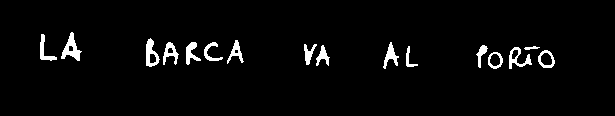
#> input picture outputs_touse/qt_predictions/Barca/binary.png, 615 x 116 px
$ python segment_word.py ../outputs_touse/qt_predictions/Barca/binary.png
#> lines starting #> are read from the running program, lines starting #| are printed output that depends on the picture; after the words box and inside, x2 and y2 are one past the last pixel; in counts of white or black regions, pixels touching at a corner belong together
#> in main, image is the input picture: shape (116, 615, 3); 3.3% white; 16 white regions, largest, box (x1, y1, x2, y2) and area: (61, 32, 82, 61) 261, (146, 38, 160, 67) 211, (509, 47, 532, 69) 195
"""Word segmentation into individual characters"""

import argparse
from pathlib import Path

import cv2
import numpy as np
from dataclasses import dataclass

PROJECT_ROOT = Path(__file__).resolve().parents[1]
DEFAULT_OUTPUT_DIR = PROJECT_ROOT / "outputs" / "segments"


# Character segment definition
@dataclass(frozen=True)
class CharacterSegment:
    box: tuple[int, int, int, int]  # coordinates
    uncertain: bool = False  # True if uncertain, False if not
    reason: str = ""  # Explain the meaning of segmentation


def _segment_center_y(segment):
    return (segment.box[1] + segment.box[3]) / 2


# Segments division in lines
# [113 lines left out: functions group_segments_into_lines, _group_line_segments_into_words, group_segments_into_text, not called in this run]


def group_segments_into_words(segments):

    return [word for line in group_segments_into_text(segments) for word in line]


def parse_arguments():
    parser = argparse.ArgumentParser(description="Handwritten word segmentation")
    parser.add_argument("image", type=Path)
    parser.add_argument("--output-dir", type=Path, default=DEFAULT_OUTPUT_DIR)

    return parser.parse_args()


# Dots and small marks management
def _merge_diacritics(components, minimum_area, minimum_height):
    main_components = []
    small_components = []
    minimum_small_area = max(3, round(minimum_area * 0.20))

    for component in components:
        if component["area"] >= minimum_area and component["height"] >= minimum_height:
            main_components.append(component)
        elif component["area"] >= minimum_small_area:
            small_components.append(component)

    for small in small_components:
        """
        For each small component, find the nearest main component to be merged.
        Checks:
        - Horizontal alignement
        - If above main component
        - If close enough to main component
        - If right dimensions
        """
        small_center_x = small["x"] + small["width"] / 2
        best_index = None
        best_distance = float("inf")

        for index, main in enumerate(main_components):
            horizontal_margin = max(3, round(main["width"] * 0.25))
            horizontal_match = (
                main["x"] - horizontal_margin
                <= small_center_x
                <= main["x"] + main["width"] + horizontal_margin
            )

            small_bottom = small["y"] + small["height"]
            vertical_gap = max(0, main["y"] - small_bottom)
            above_main_body = small["y"] < (main["y"] + main["height"] * 0.35)
            close_enough = vertical_gap <= max(
                5,
                round(main["height"] * 0.60),
            )
            plausible_size = small["width"] <= max(
                12,
                main["width"] * 1.25,
            )

            if not (
                horizontal_match and above_main_body and close_enough and plausible_size
            ):
                continue

            main_center_x = main["x"] + main["width"] / 2
            distance = abs(main_center_x - small_center_x) + vertical_gap

            if distance < best_distance:
                best_index = index
                best_distance = distance

        if best_index is None:
            continue

        # If a match is found, increase main component box dimensions
        # including the dot/mark
        main = main_components[best_index]
        left = min(main["x"], small["x"])
        top = min(main["y"], small["y"])
        right = max(
            main["x"] + main["width"],
            small["x"] + small["width"],
        )
        bottom = max(
            main["y"] + main["height"],
            small["y"] + small["height"],
        )

        main_components[best_index] = {
            "x": left,
            "y": top,
            "width": right - left,
            "height": bottom - top,
            "area": main["area"] + small["area"],
        }

    return main_components


# Character end finding
# [150 lines left out: functions _find_split_column, _split_wide_component, _pad_box, not called in this run]


# Line height estimation
def _estimate_text_line_height(binary):
    # Finds rows with ink in the binary image
    occupied_rows = np.flatnonzero(np.any(binary > 0, axis=1))

    if len(occupied_rows) == 0:
        return binary.shape[0]

    # If a big gap is detected, 2 lines
    maximum_internal_gap = max(3, round(binary.shape[0] * 0.03))
    spans = []
    start = int(occupied_rows[0])
    previous = start

    for row in occupied_rows[1:]:
        row = int(row)

        if row - previous > maximum_internal_gap:
            spans.append(previous - start + 1)
            start = row

        previous = row

    spans.append(previous - start + 1)

    maximum_span = max(spans)
    significant_spans = [span for span in spans if span >= maximum_span * 0.40]

    return max(1, round(float(np.median(significant_spans))))


# Main function
def segment_characters(image, choose_split=None):
    """Segment ink; an optional callback can reject proposed wide-letter cuts.

    The callback receives a padded whole CharacterSegment and padded parts,
    and returns True to accept the split. Without it, geometry decides alone.
    """
    # Image conversion to gray
    gray = cv2.cvtColor(image, cv2.COLOR_BGR2GRAY)

    # Light blur addition to remove noise
    blurred = cv2.GaussianBlur(
        gray,
        (3, 3),
        sigmaX=0,
    )
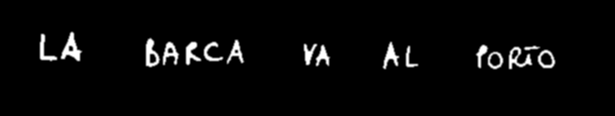
#> blurred: shape (116, 615); min 0, max 255, mean 8.4

    # Dark writing becomes white over a black background
    _, binary = cv2.threshold(blurred, 0, 255, cv2.THRESH_BINARY_INV + cv2.THRESH_OTSU)
#> binary: shape (116, 615); 96.7% white; 16 black regions, largest, box (x1, y1, x2, y2) and area: (61, 32, 82, 61) 266, (146, 38, 160, 67) 214, (509, 47, 532, 69) 201

    # Remove borders around images
    binary[:2, :] = 0
    binary[-2:, :] = 0
    binary[:, :2] = 0
    binary[:, -2:] = 0
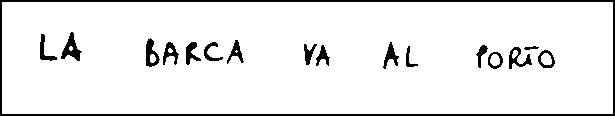
#> binary: shape (116, 615); 92.6% white; 17 black regions, largest, box (x1, y1, x2, y2) and area: (0, 0, 615, 116) 2908, (61, 32, 82, 61) 266, (146, 38, 160, 67) 214

    # Preserve narrow gaps between letters. A 3x3 closing can join distinct
    # characters in small images before connected-component detection.

    component_count, _, statistics, _ = cv2.connectedComponentsWithStats(
        binary,
        connectivity=8,
    )
#> component_count = 9; statistics = [[0, 0, 615, 116, 5276], [2, 2, 611, 112, 65740], [69, 46, 4, 5, 16], [168, 48, 5, 5, 19], [235, 50, 3, 3, 5], [512, 50, 6, 9, 37], [541, 53, 11, 12, 107], [150, 54, 6, 9, 45], [490, 54, 10, 12, 95]]

    # Minimum threshold estimation to filter noise
    image_height, image_width = binary.shape
#> image_height = 116; image_width = 615
    text_line_height = _estimate_text_line_height(binary)
#> in _estimate_text_line_height, `occupied_rows = np.flatnonzero(np.any(binary > 0, axis=1))`: occupied_rows = 112 values from 2 to 113
#> in _estimate_text_line_height, `start = int(occupied_rows[0])`: start = 2
#> the loop in _estimate_text_line_height, `for row in occupied_rows[1:]:` made 111 passes
#> after the loop in _estimate_text_line_height, `for row in occupied_rows[1:]:`: spans = []
#> in _estimate_text_line_height, `maximum_span = max(spans)`: maximum_span = 112
#> in _estimate_text_line_height, `significant_spans = [span for span in spans if span >= maximum_span * ..`: significant_spans = [112]
#> text_line_height = 112

    minimum_area = max(
        15,
        round(text_line_height * image_width * 0.0002),
    )
#> minimum_area = 15
    minimum_height = max(
        5,
        round(text_line_height * 0.20),
    )
#> minimum_height = 22

    components = []

    # Component zero is the background
    for component in range(1, component_count):
        x, y, width, height, area = statistics[component]

        if area < max(3, round(minimum_area * 0.20)):
            continue

        # Ignoring components that cover almost the entire image
        if width > image_width * 0.95 and height > image_height * 0.95:
            continue

        # Each component is stored as a dictionary
        components.append(
            {
                "x": int(x),
                "y": int(y),
                "width": int(width),
                "height": int(height),
                "area": int(area),
            }
        )
#> this loop made 8 passes
#> after the loop, components = 7 items

    components = _merge_diacritics(
        components,
        minimum_area,
        minimum_height,
    )
#> in _merge_diacritics, `minimum_small_area = max(3, round(minimum_area * 0.20))`: minimum_small_area = 3
#> the loop in _merge_diacritics, `for component in components:` made 7 passes
#> after the loop in _merge_diacritics, `for component in components:`: main_components = []; small_components = 7 items
#> the loop in _merge_diacritics, `for small in small_components:` made 7 passes
#> (small, small_center_x) on passes 1 to 7: ({'x': 69, 'y': 46, 'width': 4, 'height': 5, 'area': 16}, 71), ({'x': 168, 'y': 48, 'width': 5, 'height': 5, 'area': 19}, 170.5), ({'x': 235, 'y': 50, 'width': 3, 'height': 3, 'area': 5}, 236.5), ({'x': 512, 'y': 50, 'width': 6, 'height': 9, 'area': 37}, 515), ({'x': 541, 'y': 53, 'width': 11, 'height': 12, 'area': 107}, 546.5), ({'x': 150, 'y': 54, 'width': 6, 'height': 9, 'area': 45}, 153), ({'x': 490, 'y': 54, 'width': 10, 'height': 12, 'area': 95}, 495)
#> components = []

    if not components:
#> (the run stopped early here; a loop or call above may not have finished)
